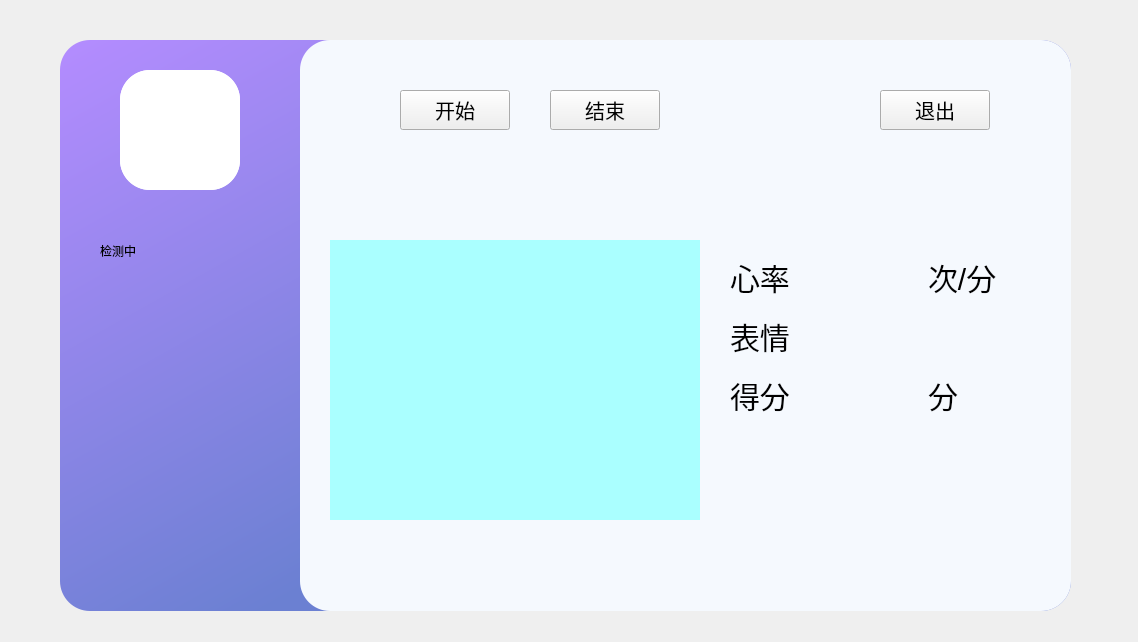
<?xml version="1.0" encoding="UTF-8"?>
<ui version="4.0">
 <class>jiemian</class>
 <widget class="QMainWindow" name="jiemian">
  <property name="geometry">
   <rect>
    <x>0</x>
    <y>0</y>
    <width>1138</width>
    <height>642</height>
   </rect>
  </property>
  <property name="windowTitle">
   <string>MainWindow</string>
  </property>
  <widget class="QWidget" name="centralWidget">
   <widget class="QFrame" name="background">
    <property name="geometry">
     <rect>
      <x>60</x>
      <y>40</y>
      <width>1011</width>
      <height>571</height>
     </rect>
    </property>
    <property name="styleSheet">
     <string notr="true">QFrame#background{
	background-color:qlineargradient(x0:0, y0:1,x1:1, y1:1,stop:0.4 rgb(107,128,210),stop:1 rgb(180,140,255));
border:0px solid red;
border-radius:30px
}</string>
    </property>
    <property name="frameShape">
     <enum>QFrame::StyledPanel</enum>
    </property>
    <property name="frameShadow">
     <enum>QFrame::Raised</enum>
    </property>
    <widget class="QFrame" name="frame_2">
     <property name="geometry">
      <rect>
       <x>240</x>
       <y>0</y>
       <width>771</width>
       <height>571</height>
      </rect>
     </property>
     <property name="styleSheet">
      <string notr="true">QFrame#frame_2{
	background-color:rgba(245,249,254);
border:0px solid red;
border-radius:30px
}</string>
     </property>
     <property name="frameShape">
      <enum>QFrame::StyledPanel</enum>
     </property>
     <property name="frameShadow">
      <enum>QFrame::Raised</enum>
     </property>
     <widget class="QPushButton" name="kaishi">
      <property name="geometry">
       <rect>
        <x>100</x>
        <y>50</y>
        <width>110</width>
        <height>40</height>
       </rect>
      </property>
      <property name="styleSheet">
       <string notr="true">QPushButton#kaishi{
	font-size:20px;
	font-family:&quot;楷体&quot;
}</string>
      </property>
      <property name="text">
       <string>开始</string>
      </property>
     </widget>
     <widget class="QPushButton" name="jieshu">
      <property name="geometry">
       <rect>
        <x>250</x>
        <y>50</y>
        <width>110</width>
        <height>40</height>
       </rect>
      </property>
      <property name="styleSheet">
       <string notr="true">QPushButton#jieshu{
	font-size:20px;
	font-family:&quot;楷体&quot;
}</string>
      </property>
      <property name="text">
       <string>结束</string>
      </property>
     </widget>
     <widget class="QLabel" name="tishi">
      <property name="geometry">
       <rect>
        <x>100</x>
        <y>110</y>
        <width>281</width>
        <height>61</height>
       </rect>
      </property>
      <property name="styleSheet">
       <string notr="true">QLabel#tishi{
	
}</string>
      </property>
      <property name="text">
       <string/>
      </property>
     </widget>
     <widget class="QLabel" name="xianshi">
      <property name="geometry">
       <rect>
        <x>440</x>
        <y>460</y>
        <width>261</width>
        <height>61</height>
       </rect>
      </property>
      <property name="text">
       <string/>
      </property>
     </widget>
     <widget class="QWidget" name="gridLayoutWidget">
      <property name="geometry">
       <rect>
        <x>430</x>
        <y>210</y>
        <width>291</width>
        <height>171</height>
       </rect>
      </property>
      <layout class="QGridLayout" name="gridLayout">
       <item row="2" column="2">
        <widget class="QLabel" name="label_7">
         <property name="styleSheet">
          <string notr="true">QLabel#label_7{
	font-family:&quot;楷体&quot;;
	font-size:30px
}</string>
         </property>
         <property name="text">
          <string>分</string>
         </property>
        </widget>
       </item>
       <item row="0" column="1">
        <widget class="QLabel" name="bpm">
         <property name="text">
          <string/>
         </property>
        </widget>
       </item>
       <item row="1" column="0">
        <widget class="QLabel" name="label_3">
         <property name="styleSheet">
          <string notr="true">QLabel#label_3{
	font-family:&quot;楷体&quot;;
	font-size:30px
}</string>
         </property>
         <property name="text">
          <string>表情</string>
         </property>
        </widget>
       </item>
       <item row="0" column="0">
        <widget class="QLabel" name="label_2">
         <property name="styleSheet">
          <string notr="true">QLabel#label_2{
	font-family:&quot;楷体&quot;;
	font-size:30px
}</string>
         </property>
         <property name="text">
          <string>心率</string>
         </property>
        </widget>
       </item>
       <item row="0" column="2">
        <widget class="QLabel" name="label_5">
         <property name="styleSheet">
          <string notr="true">QLabel#label_5{
	font-family:&quot;楷体&quot;;
	font-size:30px
}</string>
         </property>
         <property name="text">
          <string>次/分</string>
         </property>
        </widget>
       </item>
       <item row="2" column="1">
        <widget class="QLabel" name="score">
         <property name="text">
          <string/>
         </property>
        </widget>
       </item>
       <item row="2" column="0">
        <widget class="QLabel" name="label_4">
         <property name="styleSheet">
          <string notr="true">QLabel#label_4{
	font-family:&quot;楷体&quot;;
	font-size:30px
}</string>
         </property>
         <property name="text">
          <string>得分</string>
         </property>
        </widget>
       </item>
       <item row="1" column="1" colspan="2">
        <widget class="QLabel" name="emo">
         <property name="text">
          <string/>
         </property>
        </widget>
       </item>
      </layout>
     </widget>
     <widget class="QLabel" name="frame">
      <property name="geometry">
       <rect>
        <x>30</x>
        <y>200</y>
        <width>370</width>
        <height>280</height>
       </rect>
      </property>
      <property name="styleSheet">
       <string notr="true">QLabel#frame{
	alignment：Aligncenter;
	background-color:rgb(170, 255, 255)
}</string>
      </property>
      <property name="text">
       <string/>
      </property>
      <property name="alignment">
       <set>Qt::AlignCenter</set>
      </property>
     </widget>
     <widget class="QPushButton" name="Quit">
      <property name="geometry">
       <rect>
        <x>580</x>
        <y>50</y>
        <width>110</width>
        <height>40</height>
       </rect>
      </property>
      <property name="styleSheet">
       <string notr="true">QPushButton#Quit{
	font-size:20px;
	font-family:&quot;楷体&quot;
}</string>
      </property>
      <property name="text">
       <string>退出</string>
      </property>
     </widget>
    </widget>
    <widget class="QFrame" name="peopleImgFrame">
     <property name="geometry">
      <rect>
       <x>60</x>
       <y>30</y>
       <width>120</width>
       <height>120</height>
      </rect>
     </property>
     <property name="styleSheet">
      <string notr="true">QFrame#peopleImgFrame{
	padding:5px;
	background-color:rgb(255,255,255);
	border-radius:30px
}</string>
     </property>
     <property name="frameShape">
      <enum>QFrame::StyledPanel</enum>
     </property>
     <property name="frameShadow">
      <enum>QFrame::Raised</enum>
     </property>
     <widget class="QLabel" name="peopleImg">
      <property name="geometry">
       <rect>
        <x>0</x>
        <y>0</y>
        <width>120</width>
        <height>120</height>
       </rect>
      </property>
      <property name="styleSheet">
       <string notr="true">QLabel#peopleImg{
	padding:5px;
	background-color:rgb(255,255,255);
	border-radius:30px
}</string>
      </property>
      <property name="text">
       <string/>
      </property>
     </widget>
    </widget>
    <widget class="QLabel" name="detect_Name">
     <property name="geometry">
      <rect>
       <x>40</x>
       <y>180</y>
       <width>171</width>
       <height>61</height>
      </rect>
     </property>
     <property name="styleSheet">
      <string notr="true">QLabel#label{
	padding-left:40px;
	background-color:rgb(255,255,255);
	border-radius:30px
}</string>
     </property>
     <property name="text">
      <string>检测中</string>
     </property>
    </widget>
   </widget>
  </widget>
 </widget>
 <resources/>
 <connections>
  <connection>
   <sender>Quit</sender>
   <signal>clicked()</signal>
   <receiver>jiemian</receiver>
   <slot>close()</slot>
   <hints>
    <hint type="sourcelabel">
     <x>934</x>
     <y>109</y>
    </hint>
    <hint type="destinationlabel">
     <x>568</x>
     <y>320</y>
    </hint>
   </hints>
  </connection>
 </connections>
</ui>
